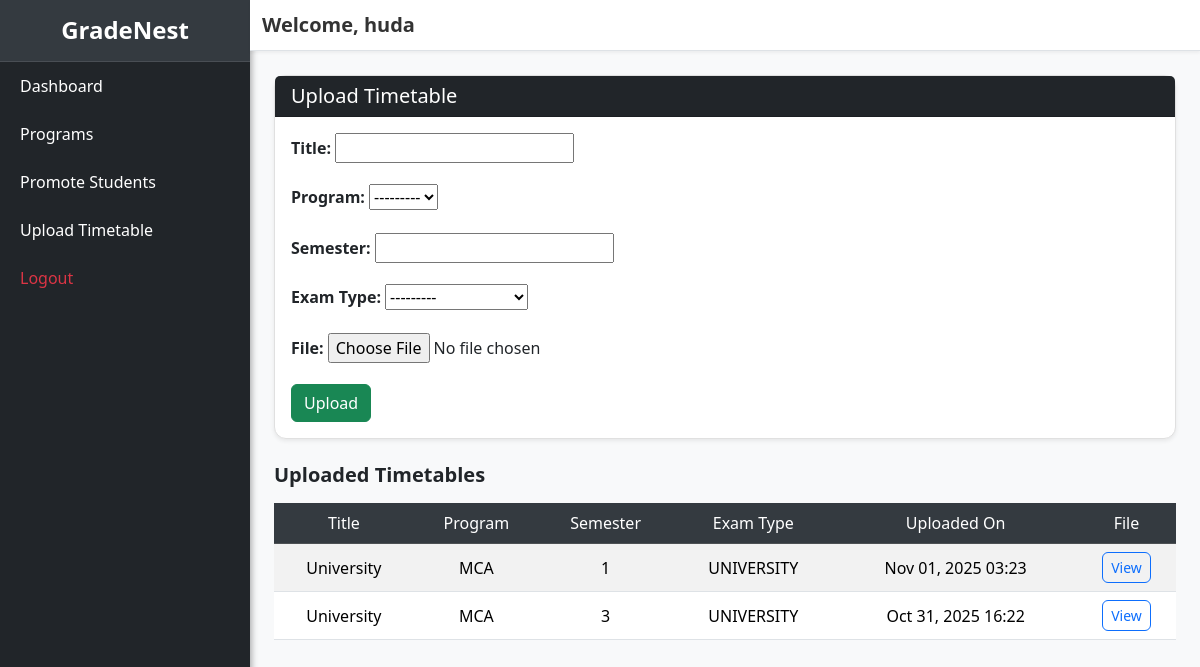
The app's page /resources/upload/timetable/ (signed in) with its own data.
### resource_management/models.py (models this page shows, shortened)
class TimeTable(models.Model):
    EXAM_TYPE_CHOICES = [
        ('SERIES', 'Series Exam'),
        ('MODEL', 'Model Exam'),
        ('UNIVERSITY', 'University Exam'),
    ]
    title = models.CharField(max_length=200)
    description = models.TextField(blank=True)
    uploaded_by = models.ForeignKey(
        User,
        on_delete=models.CASCADE,
        limit_choices_to={'userprofile__role': 'OfficeStaff'}
    )
    program = models.ForeignKey(Program, on_delete=models.CASCADE)
    semester = models.PositiveIntegerField()
    exam_type = models.CharField(max_length=20, choices=EXAM_TYPE_CHOICES)
    file = models.FileField(upload_to='resources/timetables/')
    uploaded_at = models.DateTimeField(auto_now_add=True)
    class Meta:
        ordering = ['-uploaded_at']

### program_management/models.py (models this page shows)
class Program(models.Model):
    name = models.CharField(max_length=100)
    department = models.ForeignKey(Department, on_delete=models.SET_NULL, null=True, blank=True)
    num_years = models.PositiveIntegerField(default=0)
    num_semesters = models.PositiveIntegerField(default=0)
    description = models.TextField(blank=True, null=True)
    def __str__(self):
        return self.name

### resource_management/views.py (the view)
# urls.py: path('upload/timetable/', views.upload_timetable, name='upload_timetable'),
@login_required
def upload_timetable(request):
    if request.method == 'POST':
        form = TimeTableForm(request.POST, request.FILES)
        if form.is_valid():
            timetable = form.save(commit=False)
            timetable.uploaded_by = request.user
            timetable.save()
            messages.success(request, "Timetable uploaded successfully!")
            return redirect('resource_management:upload_timetable')
    else:
        form = TimeTableForm()
    timetables = TimeTable.objects.all().order_by('-uploaded_at')
    return render(request, 'resource_management/upload_timetable.html', {
        'form': form,
        'timetables': timetables,
    })

### resource_management/forms.py (shortened to what this page needs)
class TimeTableForm(forms.ModelForm):
    class Meta:
        model = TimeTable
        fields = ['title', 'program', 'semester', 'exam_type', 'file']

### resource_management/templates/resource_management/upload_timetable.html (shortened to what this page needs)
{% extends 'accounts/base.html' %}
{% block content %}
<div class="container mt-4">
  <div class="card shadow-sm">
    <div class="card-header bg-dark text-white">
      <h5 class="mb-0">Upload Timetable</h5>
    </div>
    <div class="card-body">
      <form method="POST" enctype="multipart/form-data">
        <div class="mb-3">
          <label class="form-label fw-bold">Title:</label>
          {{ form.title }}
        </div>
        <div class="mb-3">
          <label class="form-label fw-bold">Program:</label>
          {{ form.program }}
        </div>
        <div class="mb-3">
          <label class="form-label fw-bold">Semester:</label>
          {{ form.semester }}
        </div>
        <div class="mb-3">
          <label class="form-label fw-bold">Exam Type:</label>
          {{ form.exam_type }}
        </div>
        <div class="mb-3">
          <label class="form-label fw-bold">File:</label>
          {{ form.file }}
        </div>
        <button type="submit" class="btn btn-success">Upload</button>
      </form>
    </div>
  </div>
  <div class="mt-4">
    <h5 class="fw-bold">Uploaded Timetables</h5>
    <table class="table table-striped table-hover mt-3">
      <thead class="table-dark">
        <tr>
          <th>Title</th>
          <th>Program</th>
          <th>Semester</th>
          <th>Exam Type</th>
          <th>Uploaded On</th>
          <th>File</th>
        </tr>
      </thead>
      <tbody>
        {% for t in timetables %}
          <tr>
            <td>{{ t.title }}</td>
            <td>{{ t.program.name }}</td>
            <td>{{ t.semester }}</td>
            <td>{{ t.exam_type }}</td>
            <td>{{ t.uploaded_at|date:"M d, Y H:i" }}</td>
            <td>
  		<a href="{% url 'resource_management:view_timetable_file' t.id %}" target="_blank" class="btn btn-outline-primary btn-sm">View</a>
	    </td>
          </tr>
        {% empty %}
          <tr><td colspan="6" class="text-center">No timetables uploaded yet.</td></tr>
        {% endfor %}
      </tbody>
    </table>
  </div>
</div>
{% endblock %}

### accounts/templates/accounts/base.html (shortened to what this page needs)
{% load static %}
<!DOCTYPE html>
<html lang="en">
<head>
    <link href="https://cdn.jsdelivr.net/npm/bootstrap@5.3.2/dist/css/bootstrap.min.css" rel="stylesheet">
    <link rel="stylesheet" href="{% static 'accounts/css/style.css' %}">
    <link rel="stylesheet" href="{% static 'accounts/css/dashboard.css' %}">
</head>
<body>
<div class="d-flex" id="wrapper">
    <div class="bg-dark border-right" id="sidebar-wrapper">
        <div class="sidebar-heading text-white text-center py-3">
            <h4>GradeNest</h4>
        </div>
        <div class="list-group list-group-flush">
            <a href="{% url 'dashboard' %}" class="list-group-item list-group-item-action bg-dark text-white">Dashboard</a>
            {% if user.userprofile.role == "OfficeStaff" %}
                <a href="{% url 'program_management:program_list' %}" class="list-group-item list-group-item-action bg-dark text-white">Programs</a>
                <a href="{% url 'program_management:promote_students' %}" class="list-group-item list-group-item-action bg-dark text-white">Promote Students</a>
                <a href="{% url 'resource_management:upload_timetable' %}" class="list-group-item list-group-item-action bg-dark text-white">Upload Timetable</a>
            {% endif %}
            <a href="{% url 'logout' %}" class="list-group-item list-group-item-action bg-dark text-danger">Logout</a>
        </div>
    </div>
    <div id="page-content-wrapper" class="w-100">
        <nav class="navbar navbar-expand-lg navbar-light bg-light border-bottom">
            <div class="container-fluid">
                <span class="navbar-brand mb-0 h5">Welcome, {{ user.username }}</span>
            </div>
        </nav>
        <div class="container-fluid mt-4">
            {% block content %}{% endblock %}
        </div>
    </div>
</div>
</body>
</html>

### accounts/static/accounts/css/style.css (style rules this page uses)
body { font-family: 'Segoe UI', Tahoma, Geneva, Verdana, sans-serif; background-color: #f8f9fa; overflow-x: hidden; }
#wrapper { display: flex; width: 100%; }
#sidebar-wrapper { width: 250px; min-height: 100vh; background-color: #212529; transition: all 0.3s ease; position: fixed; left: 0; top: 0; overflow-y: auto; box-shadow: 2px 0 6px rgba(0, 0, 0, 0.3); }
.sidebar-heading { background-color: #343a40; border-bottom: 1px solid rgba(255, 255, 255, 0.1); }
.sidebar-heading h4 { margin: 0; font-weight: 600; }
.list-group-item { border: none; padding: 12px 20px; transition: background-color 0.2s ease, color 0.2s ease; }
.list-group-item.bg-dark { background-color: transparent !important; }
#page-content-wrapper { margin-left: 250px; width: calc(100% - 250px); background-color: #f8f9fa; min-height: 100vh; transition: all 0.3s ease; }
.navbar { background-color: #ffffff !important; border-bottom: 1px solid #dee2e6; box-shadow: 0 2px 3px rgba(0, 0, 0, 0.05); }
.navbar .navbar-brand { font-weight: 600; color: #333; }
.card { border-radius: 12px; border: 1px solid #e0e0e0; box-shadow: 0 3px 6px rgba(0, 0, 0, 0.05); }
.card-header { font-weight: 600; font-size: 1.1rem; }
.btn { border-radius: 6px; }
table { width: 100%; }
.table th { background-color: #343a40; color: #fff; font-weight: 500; }
.table td, .table th { vertical-align: middle; text-align: center; }

### accounts/static/accounts/css/dashboard.css (style rules this page uses)
.btn-outline-primary { color: #0d6efd; border-color: #0d6efd; }

### records on screen
TimeTable: title "University", program.name "MCA", semester "1", exam_type "UNIVERSITY", uploaded_at "Nov 01, 2025 03:23"
TimeTable: title "University", program.name "MCA", semester "3", exam_type "UNIVERSITY", uploaded_at "Oct 31, 2025 16:22"

### other values on screen
{{ user.username }} "huda"
